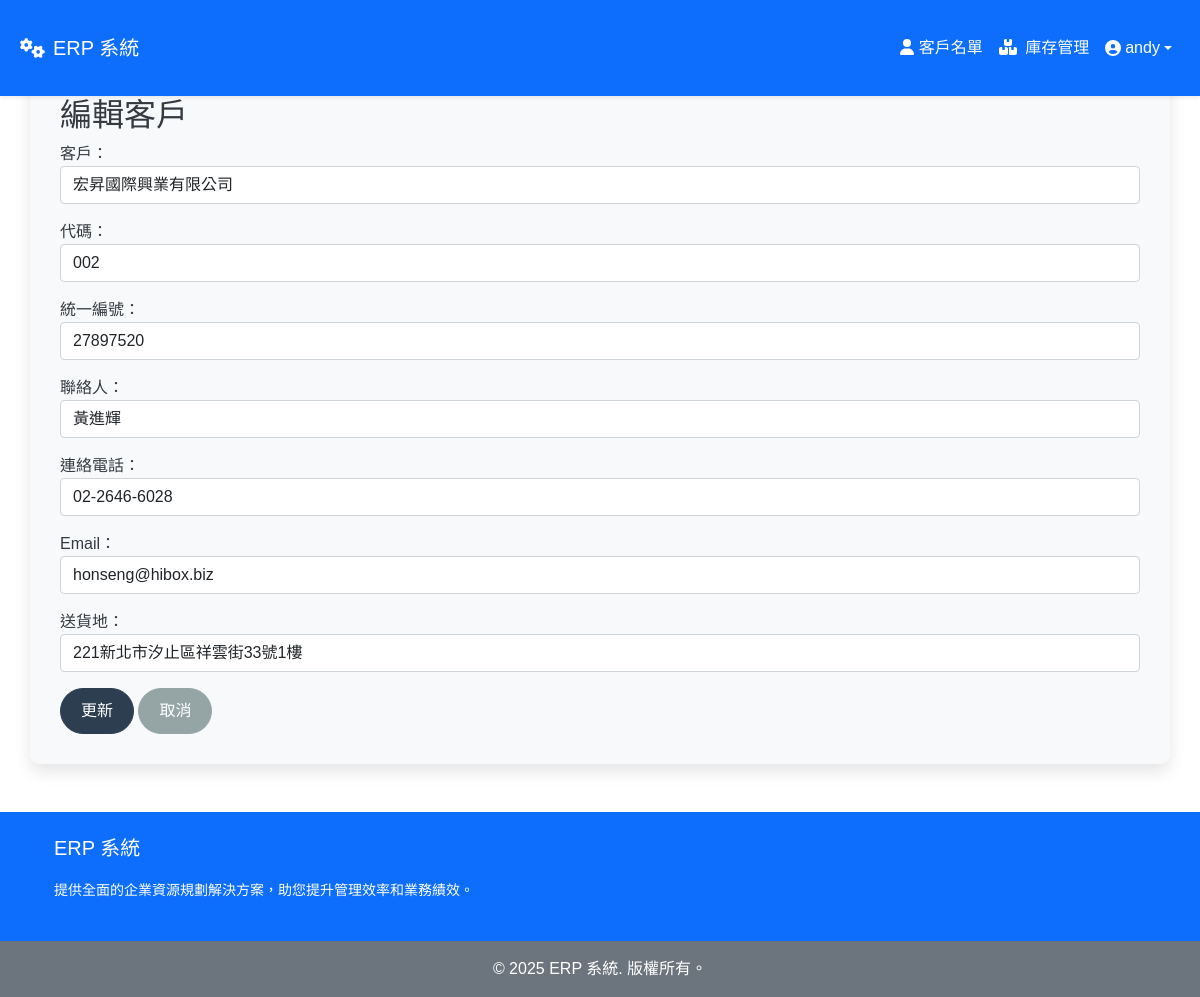
The app's page /customerlist/4/edit/ (signed in) with its own data.
### customerlist/models.py (models this page shows, shortened)
class Customer(models.Model):
    customer_name = models.CharField(max_length=255, verbose_name='客戶')
    customer_code = models.CharField(max_length=100, unique=True, verbose_name='代碼')
    unified_number = models.CharField(max_length=50, unique=True, verbose_name='統一編號',blank=True,null=True)
    contact_person = models.CharField(max_length=255, verbose_name='聯絡人',blank=True,null=True)
    contact_phone = models.CharField(max_length=20, verbose_name='連絡電話',blank=True,null=True)
    email = models.EmailField(unique=True, verbose_name='Email',blank=True,null=True )
    created_by = models.ForeignKey(User, on_delete=models.SET_NULL, null=True, verbose_name='創建人',blank=True)
    created_at = models.DateTimeField(auto_now_add=True, verbose_name='創建時間',blank=True,null=True)
    out_address = models.CharField(max_length=255, verbose_name='送貨地',blank=True,null=True)
    class Meta:
        ordering = ['-created_at']
        verbose_name = '客戶'
        verbose_name_plural = '客戶列表'

### customerlist/views.py (the view)
# urls.py: path('<int:pk>/edit/', views.customer_update, name='customer_update'),
@login_required
def customer_update(request, pk):
    customer = get_object_or_404(Customer, pk=pk)
    if request.method == 'POST':
        form = CustomerForm(request.POST, instance=customer)
        if form.is_valid():
            form.save()
            return redirect('customerlist:customer_list')
    else:
        form = CustomerForm(instance=customer)
    return render(request, 'customerlist/customer_form.html', {'form': form, 'title': '編輯客戶'})

### customerlist/views.py
class CustomerForm(forms.ModelForm):
    class Meta:
        model = Customer
        exclude = ['created_by']
        fields = [
            'customer_name',
            'customer_code',
            'unified_number',
            'contact_person',
            'contact_phone',
            'email',
            'out_address',
            'created_by',
            ]  # 根據你的模型調整字段
    def __init__(self, *args, **kwargs):
        super(CustomerForm, self).__init__(*args, **kwargs)
        for field in self.fields.values():
            field.widget.attrs.update({'class': 'form-control'})

### customerlist/templates/customerlist/customer_form.html (shortened to what this page needs)
{% extends 'home.html' %}
{% block content %}
<h2>{% if form.instance.pk %}編輯客戶{% else %}新增客戶{% endif %}</h2>
<form method="post" class="needs-validation" novalidate>
    {{ form.as_p }}
    <button type="submit" class="btn btn-primary">{% if form.instance.pk %}更新{% else %}新增{% endif %}</button>
    <a href="{% url 'customerlist:customer_list' %}" class="btn btn-secondary">取消</a>
</form>
{% endblock %}

### templates/includes/navbar.html (shortened to what this page needs)
<nav class="navbar navbar-expand-lg navbar-dark bg-primary shadow-sm fixed-top">
    <div class="container-fluid">
        <a class="navbar-brand d-flex align-items-center" href="{% url 'login' %}">
            <i class="fas fa-cogs me-2"></i> ERP 系統
        </a>
        <div class="collapse navbar-collapse" id="navbarNav">
            <ul class="navbar-nav ms-auto align-items-center">
                {% if user.is_authenticated %}
                    <li class="nav-item">
                        <a class="nav-link" href="{% url 'customerlist:customer_list' %}">
                            <i class="fa-solid fa-user"></i> 客戶名單
                        </a>
                    </li>
                    <li class="nav-item">
                        <a class="nav-link" href="{% url 'inventory:inventory_list' %}">
                            <i class="fas fa-boxes me-1"></i> 庫存管理
                        </a>
                    </li>
                    <li class="nav-item dropdown">
                        <a class="nav-link dropdown-toggle d-flex align-items-center" href="#" id="userDropdown" role="button"
                           data-bs-toggle="dropdown" aria-expanded="false">
                            <i class="fas fa-user-circle me-1"></i>{{ user.username }}
                        </a>
                    </li>
                {% endif %}
            </ul>
        </div>
    </div>
</nav>

### static/css/styles.css (style rules this page uses)
.container-fluid { padding: 20px; }
body { font-family: 'Noto Sans TC', sans-serif; color: #343a40; margin: 0; padding: 0; box-sizing: border-box; }
.bg-nature::before { content: ""; position: absolute; top: 0; left: 0; width: 100%; height: 100%; background-color: rgba(255, 255, 255, 0.5); z-index: 0; }
.btn-primary, .btn-secondary { border-radius: 25px; padding: 10px 20px; transition: background-color 0.3s ease, border-color 0.3s ease, transform 0.3s ease; }
.btn-primary { background-color: #2C3E50; border-color: #2C3E50; color: #ffffff; }
.btn-secondary { background-color: #95A5A6; border-color: #95A5A6; color: #ffffff; }
input, textarea, select { border-radius: 5px; border: 1px solid #ced4da; padding: 10px; transition: border-color 0.3s ease, box-shadow 0.3s ease; }
.navbar-dark .navbar-nav .nav-link { color: #ffffff; }
.btn { transition: transform 0.2s; }

### records on screen
Customer: customer_name "宏昇國際興業有限公司", customer_code "002", unified_number "27897520", contact_person "黃進輝", contact_phone "02-2646-6028", email "honseng@hibox.biz", out_address "221新北市汐止區祥雲街33號1樓"

### other values on screen
{{ user.username }} "andy"
